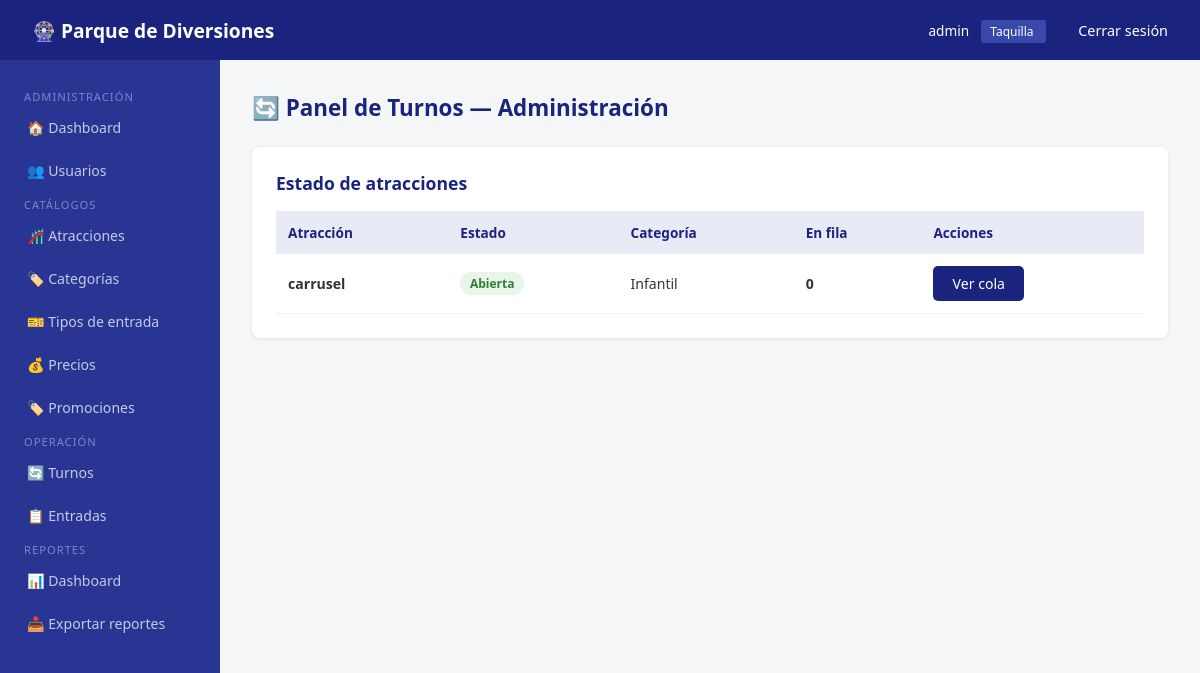
Screenshot of /turnos/panel-admin/ (signed in) with the database file from the repository.
### usuarios/models.py (models this page shows, shortened)
class UsuarioInterno(AbstractUser):
    rol = models.CharField(max_length=30, choices=ROL_CHOICES, default='taquilla')
    activo = models.BooleanField(default=True)
    fecha_creacion = models.DateTimeField(auto_now_add=True)

### atracciones/models.py (models this page shows, shortened)
class Atraccion(models.Model):
    nombre = models.CharField(max_length=150)
    descripcion = models.TextField(blank=True)
    imagen = models.ImageField(upload_to='atracciones/', blank=True, null=True)
    categoria = models.ForeignKey(CategoriaAtraccion, on_delete=models.SET_NULL, null=True)
    capacidad_por_ciclo = models.PositiveIntegerField(default=10)
    duracion_promedio = models.PositiveIntegerField(help_text='Duración en minutos', default=5)
    ubicacion = models.CharField(max_length=200, blank=True)
    estado = models.CharField(max_length=30, choices=ESTADO_ATRACCION, default='abierta')
    edad_minima = models.PositiveIntegerField(default=0, blank=True, null=True)
    estatura_minima = models.PositiveIntegerField(default=0, help_text='En centímetros', blank=True, null=True)
    restricciones = models.TextField(blank=True)
    horario_apertura = models.TimeField(blank=True, null=True)
    horario_cierre = models.TimeField(blank=True, null=True)
    activa = models.BooleanField(default=True)
    fecha_creacion = models.DateTimeField(auto_now_add=True)
    fecha_actualizacion = models.DateTimeField(auto_now=True)
    acepta_nitro = models.BooleanField(default=True, verbose_name='Acepta Pase Nitro')

class CategoriaAtraccion(models.Model):
    nombre = models.CharField(max_length=100)
    descripcion = models.TextField(blank=True)
    class Meta:
        verbose_name = 'Categoría'
        verbose_name_plural = 'Categorías'

### turnos/views.py (the view)
# urls.py: path('panel-admin/',              views.panel_admin,    name='panel_admin'),
@login_required
def panel_admin(request):
    atracciones = Atraccion.objects.all().order_by('nombre')
    data = []
    for a in atracciones:
        en_fila = Turno.objects.filter(
            atraccion=a,
            estado__in=['generado', 'en_espera', 'proximo']
        ).count()
        data.append({'atraccion': a, 'en_fila': en_fila})
    return render(request, 'turnos/panel_admin.html', {'data': data})

### templates/turnos/panel_admin.html (shortened to what this page needs)
{% extends 'base/base.html' %}
{% block content %}
<div class="page-header">
    <h1>🔄 Panel de Turnos — Administración</h1>
</div>
<div class="card">
    <h2>Estado de atracciones</h2>
    <table>
        <thead>
            <tr>
                <th>Atracción</th>
                <th>Estado</th>
                <th>Categoría</th>
                <th>En fila</th>
                <th>Acciones</th>
            </tr>
        </thead>
        <tbody>
            {% for item in data %}
            <tr>
                <td><strong>{{ item.atraccion.nombre }}</strong></td>
                <td>
                    {% if item.atraccion.estado == 'abierta' %}
                        <span class="badge badge-success">Abierta</span>
                    {% elif item.atraccion.estado == 'cerrada' %}
                        <span class="badge badge-danger">Cerrada</span>
                    {% elif item.atraccion.estado == 'mantenimiento' %}
                        <span class="badge badge-warning">Mantenimiento</span>
                    {% else %}
                        <span class="badge badge-secondary">{{ item.atraccion.estado }}</span>
                    {% endif %}
                </td>
                <td>{{ item.atraccion.categoria.nombre|default:"—" }}</td>
                <td><strong>{{ item.en_fila }}</strong></td>
                <td>
                    <a href="{% url 'turnos:gestionar_cola' item.atraccion.pk %}" class="btn btn-primary">Ver cola</a>
                </td>
            </tr>
            {% empty %}
            <tr><td colspan="5" style="text-align:center; color:#888;">No hay atracciones registradas.</td></tr>
            {% endfor %}
        </tbody>
    </table>
</div>
{% endblock %}

### templates/base/base.html (shortened to what this page needs)
<!DOCTYPE html>
<html lang="es">
<head>
</head>
<body>
<nav class="navbar">
    <span class="brand">🎡 Parque de Diversiones</span>
    <div>
        {% if user.is_authenticated %}
            <span style="font-size:0.85rem; margin-right:0.5rem;">
                {{ user.get_full_name|default:user.username }}
            </span>
            <span style="background:#3949ab; padding:0.2rem 0.6rem; border-radius:3px; font-size:0.75rem; margin-right:1rem;">
                {{ user.get_rol_display }}
            </span>
            <a href="{% url 'usuarios:logout' %}">Cerrar sesión</a>
        {% endif %}
    </div>
</nav>
{% if user.is_authenticated %}
<div class="sidebar">
    {% if user.rol == 'administrador' or user.is_superuser %}
        <span class="section-title">Administración</span>
        <a href="{% url 'usuarios:dashboard' %}">🏠 Dashboard</a>
        <a href="{% url 'usuarios:lista_usuarios' %}">👥 Usuarios</a>
        <span class="section-title">Catálogos</span>
        <a href="{% url 'atracciones:lista' %}">🎢 Atracciones</a>
        <a href="{% url 'atracciones:categorias' %}">🏷️ Categorías</a>
        <a href="{% url 'entradas:tipos' %}">🎫 Tipos de entrada</a>
        <a href="{% url 'entradas:precios' %}">💰 Precios</a>
        <a href="{% url 'entradas:promociones' %}">🏷️ Promociones</a>
        <span class="section-title">Operación</span>
        <a href="{% url 'turnos:panel_admin' %}">🔄 Turnos</a>
        <a href="{% url 'entradas:lista_entradas' %}">📋 Entradas</a>
        <span class="section-title">Reportes</span>
        <a href="{% url 'reportes:dashboard' %}">📊 Dashboard</a>
        <a href="{% url 'reportes:dashboard' %}">📥 Exportar reportes</a>
    {% elif user.rol == 'taquilla' %}
        <span class="section-title">Taquilla</span>
        <a href="{% url 'usuarios:dashboard' %}">🏠 Dashboard</a>
        <a href="{% url 'entradas:vender' %}">🎫 Vender entrada</a>
        <a href="{% url 'entradas:validar' %}">✅ Validar entrada</a>
        <a href="{% url 'entradas:lista_entradas' %}">📋 Entradas del día</a>
    {% elif user.rol == 'operador_atraccion' %}
        <span class="section-title">Mi atracción</span>
        <a href="{% url 'usuarios:dashboard' %}">🏠 Dashboard</a>
        <a href="{% url 'turnos:panel_operador' %}">🎡 Panel de turnos</a>
        <a href="{% url 'atracciones:lista' %}">⚙️ Atracciones</a>
    {% elif user.rol == 'operador_alimentos' %}
        <span class="section-title">Alimentos</span>
        <a href="{% url 'usuarios:dashboard' %}">🏠 Dashboard</a>
    {% elif user.rol == 'soporte' %}
        <span class="section-title">Soporte</span>
        <a href="{% url 'usuarios:dashboard' %}">🏠 Dashboard</a>
        <a href="{% url 'usuarios:buscar_visitante' %}">🔍 Buscar visitante</a>
    {% endif %}
</div>
{% endif %}
<div class="main-content {% if not user.is_authenticated %}full{% endif %}">
    {% block content %}{% endblock %}
</div>
</body>
</html>

### templates/base/base.html (style rules this page uses)
* { margin: 0; padding: 0; box-sizing: border-box; }
body { font-family: 'Segoe UI', sans-serif; background: #f4f6f8; color: #333; }
.navbar { background: #1a237e; color: white; padding: 1rem 2rem; display: flex; justify-content: space-between; align-items: center; position: fixed; top: 0; left: 0; right: 0; z-index: 100; height: 60px; }
.navbar .brand { font-size: 1.2rem; font-weight: bold; }
.navbar a { color: white; text-decoration: none; margin-left: 1rem; font-size: 0.9rem; }
.sidebar { width: 220px; background: #283593; min-height: calc(100vh - 60px); position: fixed; top: 60px; left: 0; padding: 1.5rem 0; overflow-y: auto; }
.sidebar a { display: block; color: #c5cae9; text-decoration: none; padding: 0.75rem 1.5rem; font-size: 0.88rem; border-left: 3px solid transparent; transition: all 0.2s; }
.sidebar .section-title { color: #7986cb; font-size: 0.7rem; text-transform: uppercase; padding: 1rem 1.5rem 0.3rem; letter-spacing: 1px; }
.main-content { margin-left: 220px; padding: 2rem; margin-top: 60px; min-height: calc(100vh - 60px); }
.card { background: white; border-radius: 8px; padding: 1.5rem; margin-bottom: 1.5rem; box-shadow: 0 1px 4px rgba(0,0,0,0.08); }
.card h2 { margin-bottom: 1rem; color: #1a237e; font-size: 1.1rem; }
.btn { display: inline-block; padding: 0.5rem 1.2rem; border-radius: 5px; border: none; cursor: pointer; font-size: 0.88rem; text-decoration: none; transition: opacity 0.2s; }
.btn-primary { background: #1a237e; color: white; }
.badge { display: inline-block; padding: 0.2rem 0.6rem; border-radius: 20px; font-size: 0.75rem; font-weight: bold; }
.badge-success { background: #e8f5e9; color: #2e7d32; }
table { width: 100%; border-collapse: collapse; }
th { background: #e8eaf6; color: #1a237e; padding: 0.75rem; text-align: left; font-size: 0.85rem; }
td { padding: 0.75rem; border-bottom: 1px solid #f0f0f0; font-size: 0.88rem; }
.page-header { display: flex; justify-content: space-between; align-items: center; margin-bottom: 1.5rem; }
.page-header h1 { font-size: 1.4rem; color: #1a237e; }

### rows the page displays
UsuarioInterno: get_full_name "admin", rol "Taquilla"
Atraccion: atraccion.nombre "carrusel", estado "Abierta", atraccion.categoria.nombre "Infantil", en_fila "0"
